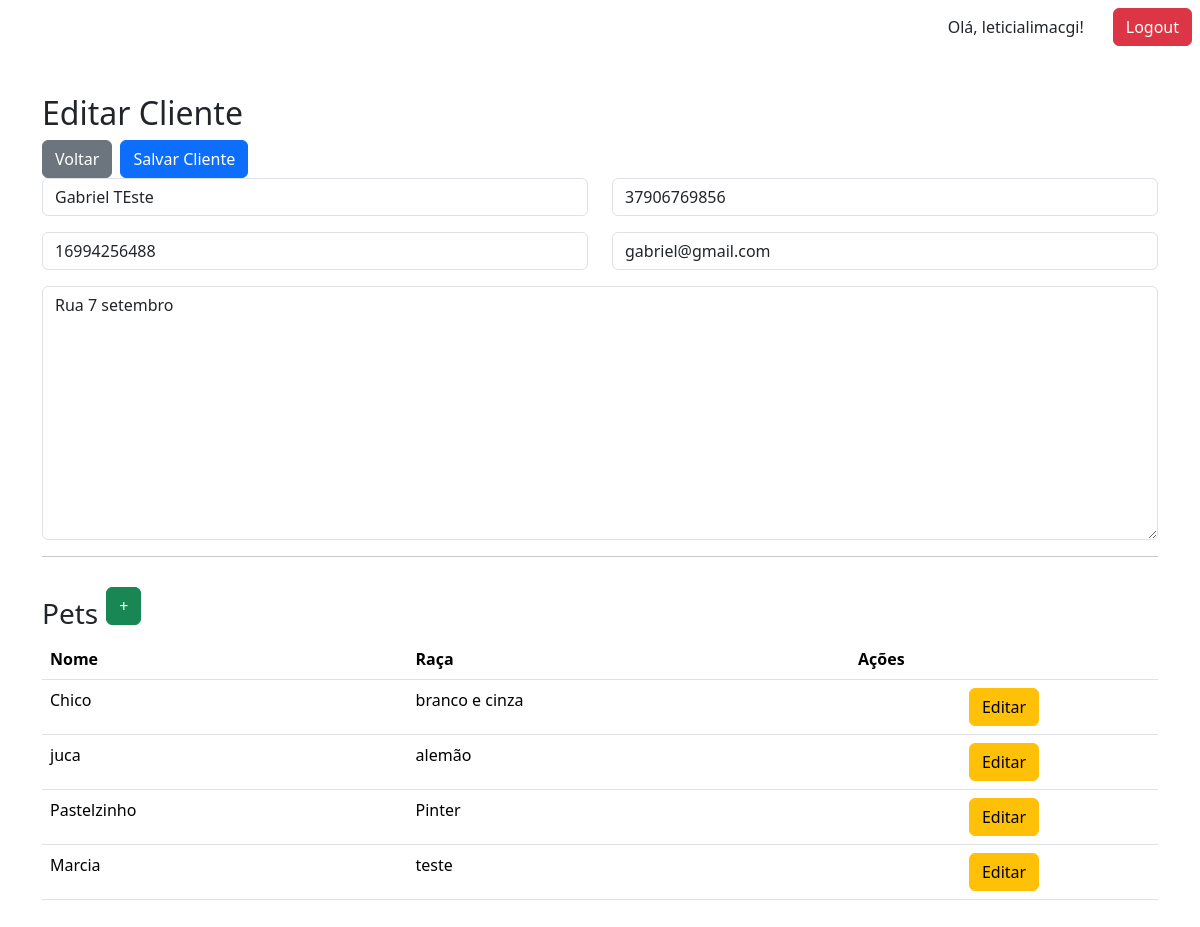
Page /clientes/1/edit/ (signed in) on the committed database.
### core/models.py (models this page shows, shortened)
class Cliente(models.Model):
    usuario = models.OneToOneField(User,
                                   on_delete=models.CASCADE,
                                   related_name='cliente', null=True)
    nome = models.CharField(max_length=100)
    cpf = models.CharField(max_length=11, blank=True, null=True)
    telefone = models.CharField(max_length=15)
    email = models.EmailField()
    endereco = models.TextField()

class Animal(models.Model):
    ESPECIES = [
        ('C', 'Cachorro'),
        ('G', 'Gato'),
        ('O', 'Outros'),
    ]
    nome = models.CharField(max_length=100)
    especie = models.CharField(max_length=1, choices=ESPECIES)
    raca = models.CharField(max_length=100)
    idade = models.PositiveIntegerField(null=True, blank=True)
    peso = models.DecimalField(max_digits=5, decimal_places=2, null=True, blank=True)
    dono = models.ForeignKey(Cliente, on_delete=models.CASCADE, related_name='animais')

### core/views.py (the view)
# urls.py: path('clientes/<int:pk>/edit/', views.edit_cliente, name='edit_cliente'),
@login_required(login_url='login')
def edit_cliente(request, pk):
    cliente = get_object_or_404(Cliente, pk=pk)
    animais = cliente.animais.all()
    form_pet = AnimalForm()
    if request.method == 'POST':
        form = ClienteForm(request.POST, instance=cliente)
        if form.is_valid():
            form.save()
            return redirect('lista_clientes')
    else:
        form = ClienteForm(instance=cliente)
        forms_pet = {}
        for animal in animais:
            forms_pet[animal.id] = AnimalForm(instance=animal)
        print(forms_pet)
    return render(request, 'cliente/edit_cliente.html', {
        'form': form,
        'cliente': cliente,
        'animais': animais,
        'form_pet': form_pet, # Add Pet
        'forms_pet': forms_pet # Edit Pet
        })

### core/forms.py (shortened to what this page needs)
class ClienteForm(forms.ModelForm):
    class Meta:
        model = Cliente
        fields = ['nome', 'cpf', 'telefone', 'email', 'endereco']
    def __init__(self, *args, **kwargs):
        super().__init__(*args, **kwargs)
        for field in self.fields.values():
            field.widget.attrs.update({'class': 'form-control'})

class AnimalForm(forms.ModelForm):
    class Meta:
        model = Animal
        fields = ['nome', 'especie', 'raca', 'idade', 'peso']
        widgets = {
            'nome': forms.TextInput(attrs={'class': 'form-control'}),
            'idade': forms.NumberInput(attrs={'class': 'form-control'}),
            'especie': forms.Select(attrs={'class': 'form-select'}),
            'raca': forms.TextInput(attrs={'class': 'form-control'}),
            'peso': forms.NumberInput(attrs={'class': 'form-control'}),
        }

### core/templatetags/custom_tags.py (called while the page is built)
@register.filter
def get_item(dictionary, key):
    return dictionary.get(key)

### templates/cliente/edit_cliente.html (shortened to what this page needs)
{% extends 'base.html' %}
{% load custom_tags %}
{% block content %}
<form method="post">
     <div class="page-header">
        <h2 class="page-title">Editar Cliente</h2>
        <div class="d-flex align-items-center gap-2">
            <button type="button" onclick="window.history.back()" class="btn btn-secondary">Voltar</button>
            <button type="submit" class="btn btn-primary">Salvar Cliente</button>
        </div>
    </div>
    <div class="row">
        <div class="col-md-6 mb-3">
            {{ form.nome }}
        </div>
        <div class="col-md-6 mb-3">
            {{ form.cpf }}
        </div>
        <div class="col-md-6 mb-3">
            {{ form.telefone }}
        </div>
        <div class="col-md-6 mb-3">
            {{ form.email }}
        </div>
    </div>
    {{ form.endereco }}
    <hr>
</form>
<div class="d-flex align-items-center gap-2">
    <h3 class="page-title mt-4">Pets</h3>
    <button type="button" class="btn btn-success"
        data-bs-toggle="modal" data-bs-target="#animalModal">
        +
    </button>
</div>
<table class="table" id="animalTable">
    <thead>
        <tr>
            <th>Nome</th>
            <th>Raça</th>
            <th class="table-actions">Ações</th>
        </tr>
    </thead>
    <tbody>
    {% for animal in animais %}
        <tr data-animal-id="{{ animal.id }}">
            <td>{{ animal.nome }}</td>
            <td>{{ animal.raca }}</td>
            <td class="text-center">
                <button type="button"
                        class="btn btn-warning"
                        data-bs-toggle="modal"
                        data-bs-target="#animalEditModal{{ animal.id }}">
                    Editar
                </button>
            </td>
        </tr>
{% endfor %}
</table>
{% endblock %}

### templates/base.html (shortened to what this page needs)
{% load static %}
<!doctype html>
<html lang="en">
<head>
    <link href="https://cdn.jsdelivr.net/npm/bootstrap@5.3.7/dist/css/bootstrap.min.css" rel="stylesheet">
</head>
<body>
	<div class="d-flex gap-3 align-content-center justify-content-end m-2">
		{% if request.user.is_authenticated %}
		<a class="btn btn-transparent">Olá, {{ request.user.username }}!</a>
		<a class="btn btn-danger" href="{% url 'logout' %}">Logout</a>
		{% endif %}
	</div>
	<div class="container my-5">
	{% block content %}
	{% endblock %}
	</div>
</body>
</html>

### rows in the picture
Cliente: nome "Gabriel TEste", cpf "37906769856", telefone "16994256488", email "gabriel@gmail.com", endereco "Rua 7 setembro"
Animal: nome "Chico", raca "branco e cinza"
Animal: nome "juca", raca "alemão"
Animal: nome "Pastelzinho", raca "Pinter"
Animal: nome "Marcia", raca "teste"

### other values in the picture
{{ request.user.username }} "leticialimacgi"
